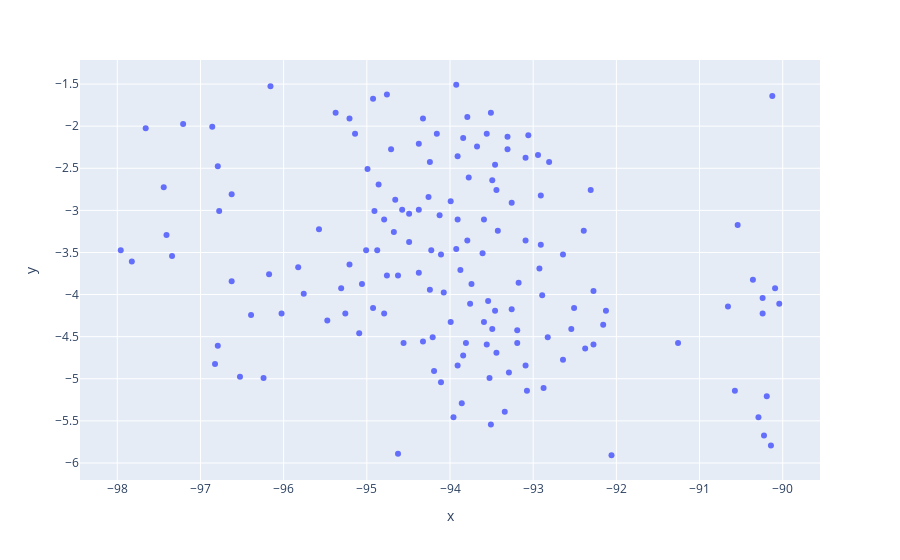

Source (notebook cell):
### Code cell
test_zone=(-6, -1.5, -98, -90)
seamounts = pd.read_excel("/Users/martinhawks/Code/Git_repos/seamount_picking/data/sample_mask.txt.xlsx", \
                              sheet_name="new mask")
seamounts = seamounts.drop(columns=["VGG Height", "Radius", "base_depth", "-",
                                        "Name", "Charted", "surface_depth"])
seamounts = seamounts[(seamounts["Latitude"] >= test_zone[0]) & (seamounts["Latitude"] <= test_zone[1]) &
                          (seamounts["Longitude"] >= test_zone[2]) & (seamounts["Longitude"] <= test_zone[3])]
seamounts = seamounts.to_numpy()
fig3 = px.scatter(x=seamounts[:, 0], y=seamounts[:, 1])
fig3.show()

### Figure 1 — Plotly figure (JSON) as saved in the notebook; plotly's stock layout.template omitted (floating-point values rounded to 4 significant figures; data arrays with more than 128 entries replaced by an {"elided": "..."} marker saying what was removed)
{"data": [{"hovertemplate": "x=%{x}<br>y=%{y}<extra></extra>", "legendgroup": "", "marker": {"color": "#636efa", "symbol": "circle"}, "mode": "markers", "name": "", "orientation": "v", "showlegend": false, "type": "scatter", "x": {"elided": "151 float values"}, "xaxis": "x", "y": {"elided": "151 float values"}, "yaxis": "y"}], "layout": {"legend": {"tracegroupgap": 0}, "margin": {"t": 60}, "xaxis": {"anchor": "y", "domain": [0, 1], "title": {"text": "x"}}, "yaxis": {"anchor": "x", "domain": [0, 1], "title": {"text": "y"}}}}
